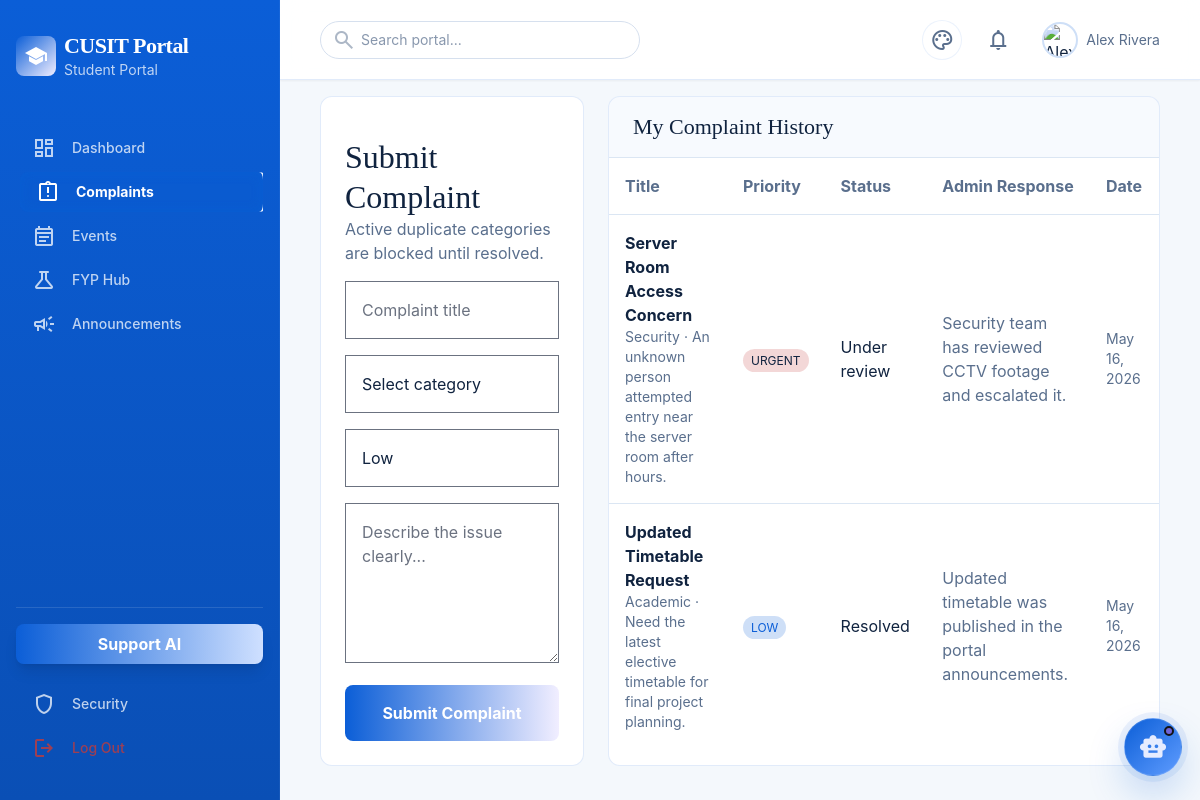
The app's page /student/complaints.php (signed in) with its own data.
### tables this page shows
CREATE TABLE complaints (
  id INT AUTO_INCREMENT PRIMARY KEY,
  student_id INT NOT NULL,
  category VARCHAR(100) NOT NULL,
  priority ENUM('low', 'medium', 'high', 'urgent') NOT NULL DEFAULT 'medium',
  title VARCHAR(200) NOT NULL,
  description TEXT NOT NULL,
  status ENUM('submitted', 'under_review', 'in_progress', 'resolved', 'rejected') NOT NULL DEFAULT 'submitted',
  admin_response TEXT NULL,
  created_at TIMESTAMP DEFAULT CURRENT_TIMESTAMP,
  updated_at TIMESTAMP NULL DEFAULT NULL,
  CONSTRAINT fk_complaints_student FOREIGN KEY (student_id) REFERENCES users(id) ON DELETE CASCADE
);

### includes/functions.php (called while the page is built, shortened)
<?php
function h(mixed $value): string
{
    return htmlspecialchars((string) $value, ENT_QUOTES, 'UTF-8');
}

### student/complaints.php (the view, shortened to what this page needs)
<?php
require_once __DIR__ . '/../includes/header.php';
$pdo = db();
$uid = user_id();
$stmt = $pdo->prepare('SELECT * FROM complaints WHERE student_id = ? ORDER BY created_at DESC');
$stmt->execute([$uid]);
$complaints = $stmt->fetchAll();
?>
<section class="grid lg:grid-cols-3 gap-lg">
  <form class="lg:col-span-1 glass-card rounded-xl p-lg space-y-md" method="post">
    <div><h1 class="font-headline-lg text-headline-lg">Submit Complaint</h1><p class="text-on-surface-variant">Active duplicate categories are blocked until resolved.</p></div>
    <input class="form-input p-md" name="title" placeholder="Complaint title" required>
    <select class="form-input p-md" name="category" required>
      <option value="">Select category</option>
    </select>
    <select class="form-input p-md" name="priority" required>
      <?php foreach (['low','medium','high','urgent'] as $priority): ?><option value="<?= h($priority) ?>"><?= h(ucfirst($priority)) ?></option><?php endforeach; ?>
    </select>
    <textarea class="form-input p-md min-h-40" name="description" placeholder="Describe the issue clearly..." required></textarea>
    <button class="w-full py-md rounded-lg bg-gradient-to-r from-secondary-container to-tertiary-container text-white font-bold">Submit Complaint</button>
  </form>
  <div class="lg:col-span-2 glass-card rounded-xl overflow-hidden">
    <div class="px-lg py-md border-b border-white/10 bg-white/5"><h2 class="font-headline-md text-headline-md">My Complaint History</h2></div>
    <div class="overflow-x-auto">
      <table class="w-full text-left">
        <thead class="bg-surface-container-high text-on-surface-variant"><tr><th class="p-md">Title</th><th class="p-md">Priority</th><th class="p-md">Status</th><th class="p-md">Admin Response</th><th class="p-md">Date</th></tr></thead>
        <tbody>
        <?php foreach ($complaints as $row): ?>
          <tr class="border-t border-white/5 hover:bg-white/5">
            <td class="p-md font-bold"><?= h($row['title']) ?><p class="text-sm text-on-surface-variant font-normal"><?= h($row['category']) ?> · <?= h($row['description']) ?></p></td>
            <td class="p-md"><span class="rounded-full px-sm py-xs text-xs <?= in_array($row['priority'], ['urgent','high'], true) ? 'bg-error/20 text-error' : 'bg-secondary-container/20 text-secondary' ?>"><?= h(strtoupper($row['priority'])) ?></span></td>
            <td class="p-md"><?= h(str_replace('_', ' ', ucfirst($row['status']))) ?></td>
            <td class="p-md text-on-surface-variant"><?= h($row['admin_response'] ?: 'Awaiting admin response') ?></td>
            <td class="p-md text-sm text-on-surface-variant"><?= h(date('M d, Y', strtotime($row['created_at']))) ?></td>
          </tr>
        <?php endforeach; ?>
        </tbody>
      </table>
    </div>
  </div>
</section>
<?php require_once __DIR__ . '/../includes/footer.php'; ?>

### includes/header.php (style rules this page uses)
body { --portal-bg:#f4f8fc;--portal-text:#10233f;--portal-muted:#5a6f8d;--portal-muted-soft:rgba(90,111,141,.72);--portal-panel:rgba(255,255,255,.94);--portal-panel-strong:rgba(255,255,255,.98);--portal-border:rgba(11,94,215,.12);--portal-border-soft:rgba(11,94,215,.08);--portal-sidebar-bg:linear-gradient(180deg,#0b5ed7 0%,#0a4fb5 100%);--portal-sidebar-text:#ffffff;--portal-sidebar-muted:rgba(255,255,255,.74);--portal-header-bg:rgba(255,255,255,.92);--portal-input-bg:#ffffff;--portal-input-border:#d6e0ee;--portal-accent:#0b5ed7;--portal-accent-soft:#5f9cff;--portal-accent-strong:#0f2a4d;--portal-tertiary-text:#6f64d8;--portal-accent-ring:rgba(11,94,215,.22);--portal-accent-glow:rgba(11,94,215,.08);--portal-gradient-start:#0b5ed7;--portal-gradient-end:#6f64d8;--portal-chip-bg:rgba(11,94,215,.08);--portal-chip-border:rgba(11,94,215,.14);--portal-chat-user-start:rgba(11,94,215,.95);--portal-chat-user-end:rgba(85,113,191,.95);background:var(--portal-bg);color:var(--portal-text) }
.glass-panel,.glass-card { background:var(--portal-panel);backdrop-filter:blur(16px);border:1px solid var(--portal-border) }
.form-input { background:var(--portal-input-bg);border:1px solid var(--portal-input-border);border-radius:.75rem;color:var(--portal-text);width:100% }
.portal-header .text-on-surface-variant,.portal-main .text-on-surface-variant { color:var(--portal-muted)!important }
.portal-header .text-secondary,.portal-main .text-secondary { color:var(--portal-accent)!important }
.portal-main .border-white\/5,.portal-main .border-white\/10 { border-color:#dbe6f3!important }
.portal-main .bg-white\/5 { background:rgba(11,94,215,.03)!important }
.portal-main .bg-surface-container,.portal-main .bg-surface-container-low,.portal-main .bg-surface-container-high,.portal-main .bg-surface-container-highest { background:var(--portal-input-bg)!important }
.portal-main .text-error,.portal-header .text-error { color:var(--error)!important }

### records on screen
complaints: title "Server Room Access Concern", category "Security", description "An unknown person attempted entry near the server room after hours.", priority "URGENT", status "Under review", admin_response "Security team has reviewed CCTV footage and escalated it.", created_at "May 16, 2026"
complaints: title "Updated Timetable Request", category "Academic", description "Need the latest elective timetable for final project planning.", priority "LOW", status "Resolved", admin_response "Updated timetable was published in the portal announcements.", created_at "May 16, 2026"

### other values on screen
$label "Dashboard"
$label "Complaints"
$label "Events"
$label "FYP Hub"
$label "Announcements"
user_name() "Alex Rivera"
form field priority "Low"
